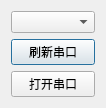
<?xml version="1.0" encoding="UTF-8"?>
<ui version="4.0">
 <class>port</class>
 <widget class="QDialog" name="port">
  <property name="geometry">
   <rect>
    <x>0</x>
    <y>0</y>
    <width>106</width>
    <height>98</height>
   </rect>
  </property>
  <property name="windowTitle">
   <string>串口设置</string>
  </property>
  <layout class="QGridLayout" name="gridLayout">
   <item row="0" column="0">
    <widget class="QComboBox" name="comboBox"/>
   </item>
   <item row="1" column="0">
    <widget class="QPushButton" name="pushButton">
     <property name="sizePolicy">
      <sizepolicy hsizetype="Expanding" vsizetype="Expanding">
       <horstretch>0</horstretch>
       <verstretch>0</verstretch>
      </sizepolicy>
     </property>
     <property name="text">
      <string>刷新串口</string>
     </property>
    </widget>
   </item>
   <item row="2" column="0">
    <widget class="QPushButton" name="pushButton_2">
     <property name="sizePolicy">
      <sizepolicy hsizetype="Expanding" vsizetype="Expanding">
       <horstretch>0</horstretch>
       <verstretch>0</verstretch>
      </sizepolicy>
     </property>
     <property name="text">
      <string>打开串口</string>
     </property>
    </widget>
   </item>
  </layout>
 </widget>
 <resources/>
 <connections/>
</ui>
